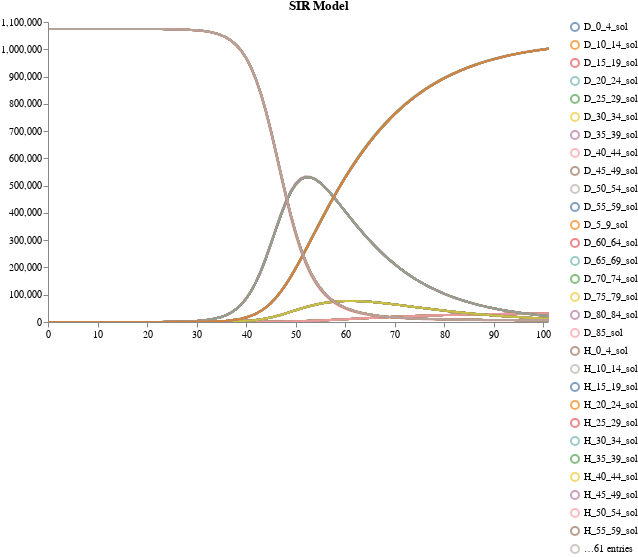

Notebook code cell kept with this figure:
### Code cell
result = load_and_sample_petri_model(model6_location, num_samples, timepoints=timepoints, time_unit="days", visual_options={"title": "SIR Model", "subset": ".*_sol"})
plots.ipy_display(result["visual"])

### Figure 1 — Vega specification as saved in the notebook (floating-point values rounded to 4 significant figures; data arrays with more than 128 entries replaced by an {"elided": "..."} marker saying what was removed)
{"$schema": "https://vega.github.io/schema/vega/v5.json", "axes": [{"name": "x_axis", "orient": "bottom", "scale": "xscale", "zindex": 100}, {"name": "y_axis", "orient": "left", "scale": "yscale", "zindex": 100}], "data": [{"name": "distributions", "values": {"elided": "9180 records"}}, {"name": "traces", "transform": [{"expr": "isValid(datum.value)", "type": "filter"}], "values": []}, {"name": "points", "values": []}, {"name": "markers", "values": []}, {"name": "selected", "on": [{"remove": true, "trigger": "clear"}, {"remove": true, "trigger": "!shift"}, {"insert": "clicked", "trigger": "!shift && clicked"}, {"toggle": "clicked", "trigger": "shift && clicked"}]}], "height": 300, "legends": [{"encode": {"labels": {"interactive": true, "name": "legendLabel", "update": {"opacity": [{"test": "!length(data('selected')) || indata('selected', 'value', datum.value)", "value": 1}, {"value": 0.25}]}}, "symbols": {"interactive": true, "name": "legendSymbol", "update": {"fill": {"value": "transparent"}, "opacity": [{"test": "!length(data('selected')) || indata('selected', 'value', datum.value)", "value": 0.7}, {"value": 0.15}], "size": {"value": 64}, "strokeWidth": {"value": 2}}}}, "name": "color_legend", "stroke": "color"}], "marks": [{"from": {"facet": {"data": "points", "groupby": "trajectory", "name": "points_split"}}, "marks": [{"encode": {"hover": {"fillOpacity": {"value": 0.9}}, "update": {"fill": {"field": "trajectory", "scale": "color"}, "fillOpacity": [{"test": "!length(data('selected')) || indata('selected', 'value', datum.trajectory)", "value": 0.5}, {"value": 0.15}], "size": {"value": 10}, "stroke": {"field": "trajectory", "scale": "color"}, "strokeOpacity": [{"test": "!length(data('selected')) || indata('selected', 'value', datum.trajectory)", "value": 0.75}, {"value": 0.15}], "strokeWidth": {"value": 2}, "tooltip": {"field": "value"}, "x": {"field": "timepoint", "scale": "xscale"}, "y": {"field": "value", "scale": "yscale"}}}, "from": {"data": "points"}, "name": "_points_symbol", "type": "symbol", "zindex": 3}, {"encode": {"hover": {"fillOpacity": {"value": 0.9}}, "update": {"interpolate": {"value": "linear"}, "stroke": {"field": "trajectory", "scale": "color"}, "strokeOpacity": [{"test": "!length(data('selected')) || indata('selected', 'value', datum.trajectory)", "value": 0.3}, {"value": 0.1}], "strokeWidth": {"value": 2}, "x": {"field": "timepoint", "scale": "xscale"}, "y": {"field": "value", "scale": "yscale"}}}, "from": {"data": "points"}, "name": "_points_line", "type": "line", "zindex": 3}], "name": "_points", "type": "group", "zindex": 3}, {"from": {"facet": {"data": "traces", "groupby": "trajectory", "name": "traces_split"}}, "marks": [{"encode": {"hover": {"fillOpacity": {"value": 0.9}}, "update": {"interpolate": {"value": "linear"}, "stroke": {"field": "trajectory", "scale": "color"}, "strokeOpacity": [{"test": "!length(data('selected')) || indata('selected', 'value', datum.trajectory)", "value": 0.75}, {"value": 0.15}], "strokeWidth": {"value": 2}, "x": {"field": "timepoint", "scale": "xscale"}, "y": {"field": "value", "scale": "yscale"}}}, "from": {"data": "traces_split"}, "name": "_traces_lines", "type": "line"}], "name": "_traces", "type": "group", "zindex": 2}, {"from": {"facet": {"data": "distributions", "groupby": "trajectory", "name": "trajectory_split"}}, "marks": [{"encode": {"hover": {"fillOpacity": {"value": 0.9}}, "update": {"fill": {"field": "trajectory", "scale": "color"}, "fillOpacity": [{"test": "!length(data('selected')) || indata('selected', 'value', datum.trajectory)", "value": 0.5}, {"value": 0.15}], "interpolate": {"value": "linear"}, "stroke": {"field": "trajectory", "scale": "color"}, "strokeOpacity": [{"test": "!length(data('selected')) || indata('selected', 'value', datum.trajectory)", "value": 0.75}, {"value": 0.15}], "strokeWidth": {"value": 2}, "x": {"field": "timepoint", "scale": "xscale"}, "y": {"field": "upper", "scale": "yscale"}, "y2": {"field": "lower", "scale": "yscale"}}}, "from": {"data": "trajectory_split"}, "type": "area"}], "name": "_distributions", "type": "group", "zindex": 1}, {"marks": [{"encode": {"enter": {"stroke": {"value": "lightgray"}}, "update": {"opacity": {"value": 1}, "x": {"field": "timepoint", "scale": "xscale"}, "y": {"signal": "height"}, "y2": {"value": 0}}}, "from": {"data": "markers"}, "name": "_marker text", "type": "rule"}, {"encode": {"enter": {"fontSize": {"value": 8}, "text": {"field": "datum.label"}, "y": {"value": 0}}}, "from": {"data": "_marker text"}, "name": "_marker flags", "transform": [{"as": ["x", "_y", "opacity", "align", "baseline"], "lineAnchor": "start", "offset": [1], "size": {"signal": "[width, height]"}, "type": "label"}], "type": "text"}], "name": "_markers", "type": "group"}], "scales": [{"domain": {"fields": [{"data": "distributions", "field": "timepoint"}, {"data": "traces", "field": "timepoint"}, {"data": "points", "field": "timepoint"}, {"data": "markers", "field": "timepoint"}]}, "name": "xscale", "range": "width", "type": "linear", "zero": false}, {"domain": {"fields": [{"data": "distributions", "field": "lower"}, {"data": "distributions", "field": "upper"}, {"data": "traces", "field": "value"}, {"data": "points", "field": "value"}]}, "name": "yscale", "nice": true, "range": "height", "type": "linear", "zero": true}, {"domain": {"fields": [{"data": "distributions", "field": "trajectory"}, {"data": "traces", "field": "trajectory"}, {"data": "points", "field": "trajectory"}]}, "name": "color", "range": "category", "type": "ordinal"}], "signals": [{"name": "clear", "on": [{"events": "mouseup[!event.item]", "force": true, "update": "true"}], "value": true}, {"name": "shift", "on": [{"events": "@legendSymbol:click, @legendLabel:click", "force": true, "update": "event.shiftKey"}], "value": false}, {"name": "clicked", "on": [{"events": "@legendSymbol:click, @legendLabel:click", "force": true, "update": "{value: datum.value}"}], "value": null}], "title": "SIR Model", "width": 500}
